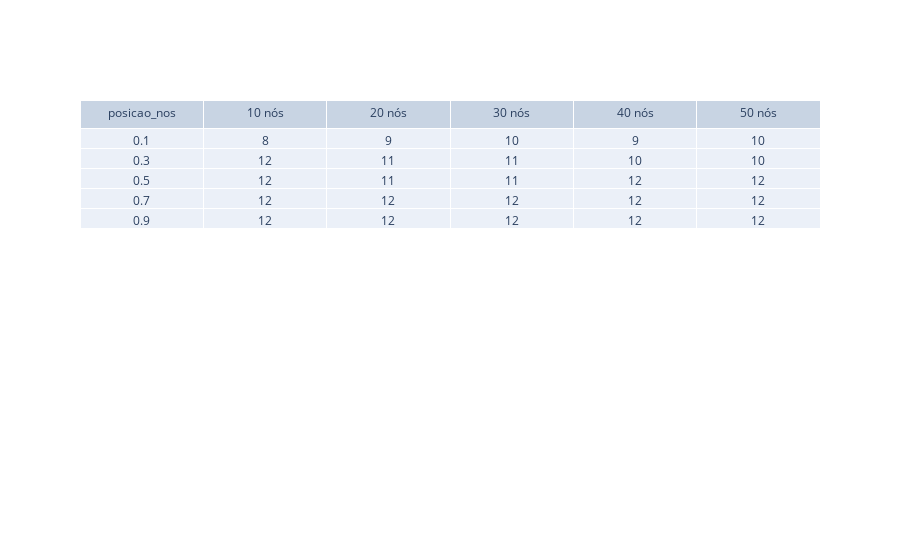

The notebook cell this image was saved under:
### Code cell
c = 4
print(f"seed {seeds[c]}")
m = moda_diferent0[c*5*5:5*5*(c+1),:]
fig = go.Figure(data=[go.Table(header=dict(values=['posicao_nos','10 nós', '20 nós', '30 nós', '40 nós', '50 nós']),
                 cells=dict(values=np.vstack([posicao_nos,m[:, -2].reshape(5,5) ])))])
fig.show()

### Figure 1 — Plotly figure (JSON) as saved in the notebook; plotly's stock layout.template omitted (floating-point values rounded to 4 significant figures)
{"data": [{"cells": {"values": [[0.1, 0.3, 0.5, 0.7, 0.9], [8, 12, 12, 12, 12], [9, 11, 11, 12, 12], [10, 11, 11, 12, 12], [9, 10, 12, 12, 12], [10, 10, 12, 12, 12]]}, "header": {"values": ["posicao_nos", "10 nós", "20 nós", "30 nós", "40 nós", "50 nós"]}, "type": "table"}], "layout": {}}
